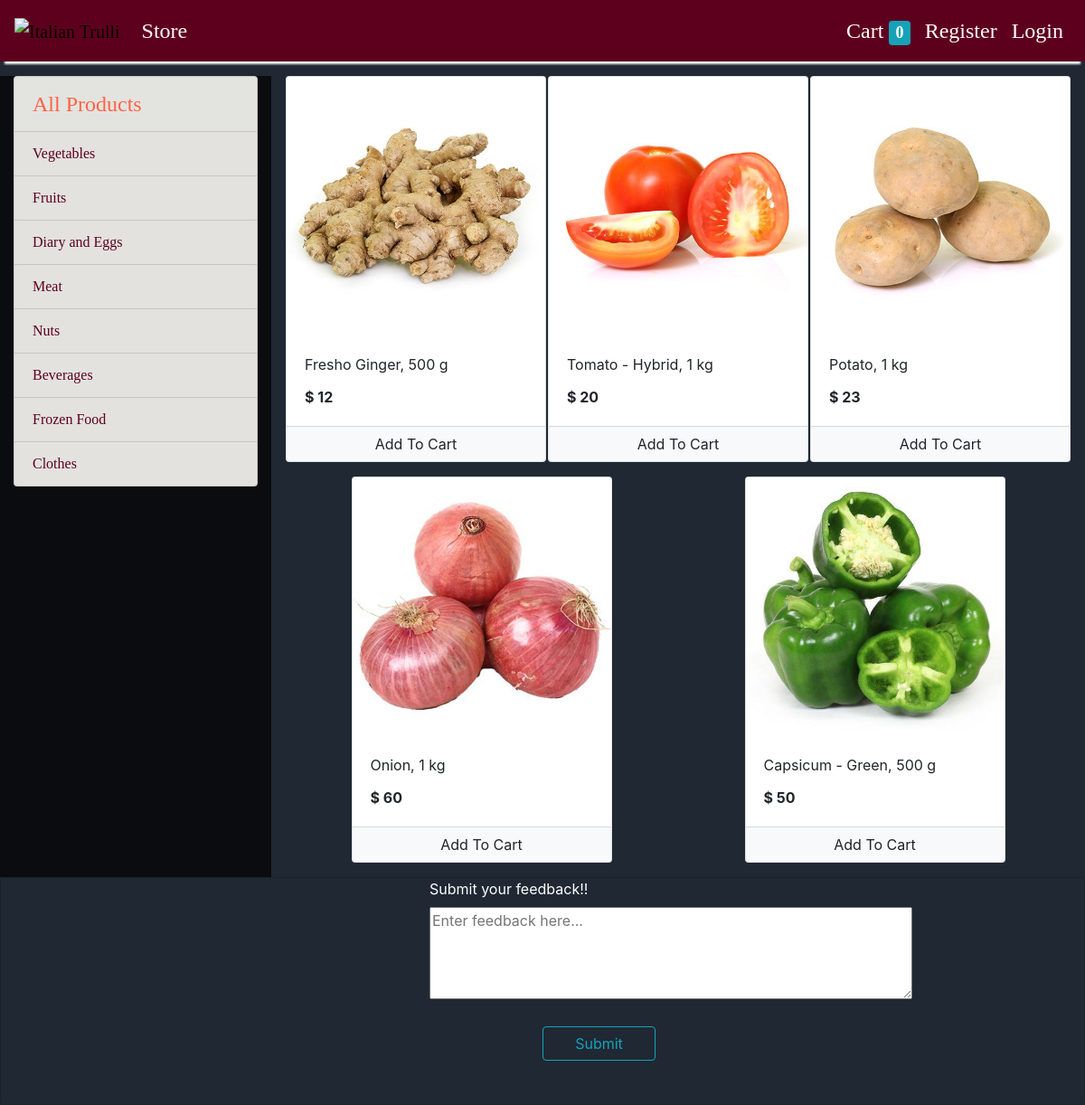
Screenshot of /store?category=3 with the database file from the repository.
### store/models/category.py (models this page shows, shortened)
class Category(models.Model):
    name = models.CharField(max_length=20)
    @staticmethod
    def get_all_categories():
        return Category.objects.all()

### store/models/product.py (models this page shows, shortened)
class Product(models.Model):
    name = models.CharField(max_length=50)
    price = models.IntegerField(default=0)
    category = models.ForeignKey(Category, on_delete=models.CASCADE, default=1)
    description = models.CharField(max_length=200, default='' , null=True , blank=True)
    image = models.ImageField(upload_to='uploads/products/')
    @staticmethod
    def get_all_products_by_categoryid(category_id):
        if category_id:
            return Product.objects.filter(category = category_id)
        else:
            return Product.get_all_products();

### store/views/home.py (the view)
# urls.py: path('' , include('store.urls'))
def store(request):
    cart = request.session.get('cart')
    if not cart:
        request.session['cart'] = {}
    products = None
    categories = Category.get_all_categories()
    categoryID = request.GET.get('category')
    if categoryID:
        products = Product.get_all_products_by_categoryid(categoryID)
    else:
        products = Product.get_all_products();
    data = {}
    data['products'] = products
    data['categories'] = categories
    print('you are : ', request.session.get('email'))
    return render(request, 'index.html', data)

### store/templatetags/cart.py (called while the page is built)
@register.filter(name='is_in_cart')
def is_in_cart(product  , cart):
    keys = cart.keys()
    for id in keys:
        if int(id) == product.id:
            return True
    return False;

### store/templatetags/custom_filter.py (called while the page is built)
@register.filter(name='currency')
def currency(number):
    return "$ "+str(number)

### store/templates/index.html (shortened to what this page needs)
{% extends 'base.html' %}
{% block content %}
{% load cart %}
{% load custom_filter %}
<div style="background-color: #0b0c10;">
<div class="container-fluid mt-3" >
	<div class="row">
		<div class="col-lg-3 mx-auto">
			<div class="list-group">
				<a href="/" class="list-group-item list-group-item-action" style="background-color:#e3e3df ; color:Tomato; font-size: 24px; font-family: Georgia, 'Times New Roman', Times, serif;">All Products</a>
				{% for category in categories %}
				<a href="/?category={{category.id}}"
					class="list-group-item list-group-item-action" style="background-color:#e3e2df ; color:#5d001e; font-family: Georgia, 'Times New Roman', Times, serif;">{{category.name}}</a>
				{% endfor %}
			</div>
		</div>
		<div id='products' class="col-lg-9 mx-auto" style="background-color: #1f2833;">
			<div class="row mx-auto">
				{% for product in products %}
				<div class="card mx-auto mb-3" id={{product.id}} style="width: 18rem;">
					<img class="card-img-top" src="{{product.image.url}}" alt="Card image cap">
					<div class="card-body">
						<p class="card-title">{{product.name}}</p>
						<p class="card-text"><b>{{product.price|currency}}</b></p>
					</div>
					<div class="card-footer p-0 no-gutters">
						{% if product|is_in_cart:request.session.cart %}
						<div class="row no-gutters">
							<form action="/#{{product.id}}" class="col-2 " method="post">
								{% csrf_token %}
								<input hidden type="text" name='product' value='{{product.id}}'>
								<input hidden type="text" name='remove' value='True'>
								<input type="submit" value=" - " class="btn btn-block btn-light border-right">
							</form>
							<div class="text-center col">{{product|cart_quantity:request.session.cart}} in Cart</div>
							<form action="/#{{product.id}}" class="col-2 " method="post">
								{% csrf_token %}
								<input hidden type="text" name='product' value='{{product.id}}'>
								<input type="submit" value=" + " class="btn btn-block btn-light border-left">
							</form>
						</div>
						{% else %}
						<form action="/#{{product.id}}" method="POST" class="btn-block">
							<input type="submit" class="float-right btn btn-light  form-control"
								value="Add To Cart">
						</form>
						{% endif %}
					</div>
				</div>
				{% endfor %}
			</div>
		</div>
	</div>
</div>
            <div style="background-color:#1f2833 ;">
			  <form action="/store" method="POST" style="background-color:#1f2833;">
				  <div class="card" style="background-color:#1f2833;" >
					<div  class = "center" style="width:250px; margin:0 auto; background-color:#1f2833 ;">
					  <label for="" style = "color: White; text-align: center; ">Submit your feedback!!</label> <br>
					  <textarea placeholder='Enter feedback here...' rows="4" cols="50"maxlength='1000' minlength='5'></textarea>
					</div>
					<br>
					<div  class = "center" style="width:250px; margin:0 auto;">
						<input id="submitForm" type="submit" class="btn float-right btn-outline-info col-lg-6" value="Submit" onclick="my_button_click_handler">
					  </div>
				<br>
				<br>
			  </form>
			</div>
</div>
{% endblock %}

### rows the page displays
Category: name "Vegetables"
Category: name "Fruits"
Category: name "Diary and Eggs"
Category: name "Meat"
Category: name "Nuts"
Category: name "Beverages"
Category: name "Frozen Food"
Category: name "Clothes"
Product: image (picture), name "Fresho Ginger, 500 g", price "$ 12"
Product: image (picture), name "Tomato - Hybrid, 1 kg", price "$ 20"
Product: image (picture), name "Potato, 1 kg", price "$ 23"
Product: image (picture), name "Onion, 1 kg", price "$ 60"
Product: {{ product.id }} 18 (drawn), image (picture), name "Capsicum - Green, 500 g", price "$ 50"

### other values shown
{{ request.session.cart.keys|length }} "0"
